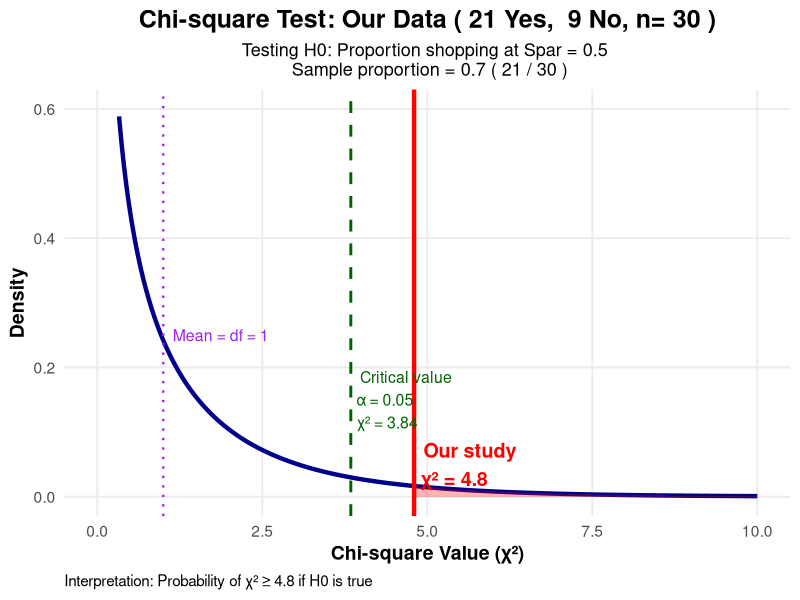
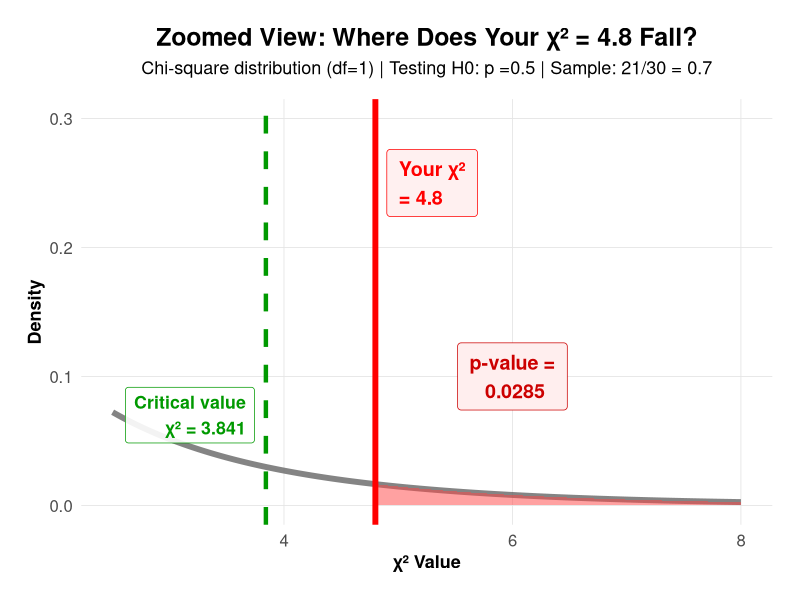

Recreate these plots in R, in order.
## ---- chunk 1
# Corrected Simulation for Our Actual Data
# Testing if proportion shopping at Spar is different from some value

# Load required library
library(ggplot2)

# Our actual data
actual_no <- 9     # 9 students don't shop at Spar
actual_yes <- 21   # 21 students shop at Spar
n_students <- actual_no + actual_yes  # Total = 30

# Null hypothesis proportion (adjust this as needed for Our test)
# Common tests: p = 0.5 (50%), or p = 0.6 (60%), etc.
# You need to specify what you're testing against!
p_null <- 0.5  # Example: testing if proportion = 50%

# Calculate expected frequencies under H₀
expected_yes <- n_students * p_null
expected_no <- n_students * (1 - p_null)

# Calculate Our actual chi-square statistic
actual_chi2 <- (actual_yes - expected_yes)^2 / expected_yes +
               (actual_no - expected_no)^2 / expected_no

# Theoretical p-value
p_value_theoretical <- pchisq(actual_chi2, df = 1, lower.tail = FALSE)

# Create data for theoretical chi-square(1) distribution
x <- seq(0, 10, length.out = 1000)  # Reasonable range for n=30
y <- dchisq(x, df = 1)

# Create data frame
theory_data <- data.frame(x = x, y = y)

# Calculate area in tail (for shading)
tail_data <- data.frame(x = seq(actual_chi2, 10, length.out = 100))
tail_data$y <- dchisq(tail_data$x, df = 1)

# Plot: Theoretical chi-square(1) distribution
p <- ggplot(theory_data, aes(x = x, y = y)) +
  # Plot the theoretical distribution
  geom_line(color = "darkblue", linewidth = 1.5) +
  
  # Shade the tail area (p-value region)
  geom_area(data = tail_data, aes(x = x, y = y), 
            fill = "red", alpha = 0.3) +
  
  # Add vertical line for Our actual result
  geom_vline(xintercept = actual_chi2, 
             color = "red", 
             linewidth = 1.5, 
             linetype = "solid") +
  
  # Add critical value at α = 0.05
  geom_vline(xintercept = qchisq(0.95, df = 1), 
             color = "darkgreen", 
             linewidth = 1, 
             linetype = "dashed") +
  
  # Add mean of distribution (df = 1)
  geom_vline(xintercept = 1, 
             color = "purple", 
             linewidth = 0.8, 
             linetype = "dotted") +
  
  # Annotations
  annotate("text", x = actual_chi2, y = 0.05,
           label = paste("Our study\nχ² =", round(actual_chi2, 2)),
           color = "red", size = 5, hjust = -0.1, fontface = "bold") +
  
  annotate("text", x = qchisq(0.95, df = 1), y = 0.15,
           label = paste("Critical value\nα = 0.05\nχ² =", 
                        round(qchisq(0.95, df = 1), 2)),
           color = "darkgreen", size = 4, hjust = -0.1) +
  
  annotate("text", x = 1, y = 0.25,
           label = paste("Mean = df = 1"),
           color = "purple", size = 4, hjust = -0.1) +
  
  annotate("text", x = -1, y = 0.02,
           label = paste("p-value =", 
                        round(p_value_theoretical, 4)),
           color = "red", size = 5, fontface = "bold") +
  
  # Labels and theme
  labs(title = paste("Chi-square Test: Our Data (", actual_yes, "Yes, ", 
                    actual_no, "No, n=", n_students, ")"),
       subtitle = paste("Testing H0: Proportion shopping at Spar =", p_null, "\n",
                       "Sample proportion =", round(actual_yes/n_students, 3), 
                       "(", actual_yes, "/", n_students, ")"),
       x = "Chi-square Value (χ²)",
       y = "Density",
       caption = paste("Interpretation: Probability of χ² ≥", round(actual_chi2, 2), 
                      "if H0 is true")) +
  
  theme_minimal(base_size = 14) +
  theme(
    plot.title = element_text(face = "bold", size = 18, hjust = 0.5),
    plot.subtitle = element_text(size = 13, hjust = 0.5),
    plot.caption = element_text(size = 11, hjust = 0),
    axis.title = element_text(face = "bold"),
    panel.grid.minor = element_blank()
  ) +
  
  xlim(0, 10) +
  ylim(0, 0.6)

# Print the plot
print(p)

# Print summary information
cat("=====================================================\n")
cat("CHI-SQUARE GOODNESS-OF-FIT TEST\n")
cat("=====================================================\n\n")

cat("Our DATA:\n")
cat("- Yes (shop at Spar):", actual_yes, "\n")
cat("- No (don't shop):   ", actual_no, "\n")
cat("- Total:             ", n_students, "\n")
cat("- Sample proportion: ", round(actual_yes/n_students, 3), 
    " (", actual_yes, "/", n_students, ")\n\n")

cat("NULL HYPOTHESIS:\n")
cat("- H₀: p =", p_null, "\n")
cat("- H₁: p ≠", p_null, "\n\n")

cat("EXPECTED FREQUENCIES UNDER H₀:\n")
cat("- Expected Yes: ", n_students, "×", p_null, "=", expected_yes, "\n")
cat("- Expected No:  ", n_students, "× (1-", p_null, ") =", expected_no, "\n\n")

cat("CHI-SQUARE CALCULATION:\n")
cat("1. For 'Yes' category:\n")
cat("   (O-E)²/E = (", actual_yes, "-", expected_yes, ")²/", expected_yes, 
    " = ", round((actual_yes - expected_yes)^2, 2), "/", expected_yes, 
    " = ", round((actual_yes - expected_yes)^2/expected_yes, 3), "\n\n")

cat("2. For 'No' category:\n")
cat("   (O-E)²/E = (", actual_no, "-", expected_no, ")²/", expected_no, 
    " = ", round((actual_no - expected_no)^2, 2), "/", expected_no, 
    " = ", round((actual_no - expected_no)^2/expected_no, 3), "\n\n")

cat("3. Chi-square statistic:\n")
cat("   χ² = Σ[(O-E)²/E] = ", 
    round((actual_yes - expected_yes)^2/expected_yes, 3), " + ", 
    round((actual_no - expected_no)^2/expected_no, 3), " = ", 
    round(actual_chi2, 4), "\n\n")

cat("SAMPLING DISTRIBUTION:\n")
cat("- Under H0, χ² follows chi-square distribution with df = 1\n")
cat("- df = (categories - 1) = (2 - 1) = 1\n\n")

cat("P-VALUE CALCULATION:\n")
cat("p-value = P(χ² ≥ ", round(actual_chi2, 2), " | df = 1)\n")
cat("        = ", round(p_value_theoretical, 4), "\n\n")

cat("DECISION AT α = 0.05:\n")
cat("Critical value: χ²(0.95, df=1) = ", round(qchisq(0.95, df = 1), 3), "\n")
if(actual_chi2 > qchisq(0.95, df = 1)) {
  cat("Since ", round(actual_chi2, 2), " > ", round(qchisq(0.95, df = 1), 2), 
      " (and p = ", round(p_value_theoretical, 4), " < 0.05)\n")
  cat("→ REJECT H0\n")
} else {
  cat("Since ", round(actual_chi2, 2), " ≤ ", round(qchisq(0.95, df = 1), 2), 
      " (and p = ", round(p_value_theoretical, 4), " ≥ 0.05)\n")
  cat("→ FAIL TO REJECT H0\n")
}

cat("\nINTERPRETATION:\n")
cat("If the true proportion shopping at Spar were ", p_null, ", then the\n")
cat("probability of getting a sample result as extreme as Ours (or more)\n")
cat("is ", round(p_value_theoretical * 100, 2), "%.\n")

if(p_value_theoretical < 0.05) {
  cat("This is statistically significant evidence against H₀.\n")
} else {
  cat("This is not statistically significant evidence against H₀.\n")
}
cat("=====================================================\n")

# Additional: Show what happens with different null hypotheses
cat("\nSENSITIVITY ANALYSIS:\n")
cat("What p-value would you get with different H₀ values?\n")
cat("-------------------------------------------------\n")

test_props <- c(0.3, 0.4, 0.5, 0.6, 0.7)
for(prop in test_props) {
  exp_yes <- n_students * prop
  exp_no <- n_students * (1-prop)
  chi2_val <- (actual_yes - exp_yes)^2/exp_yes + (actual_no - exp_no)^2/exp_no
  p_val <- pchisq(chi2_val, df = 1, lower.tail = FALSE)
  cat("H₀: p = ", prop, " → χ² = ", round(chi2_val, 2), 
      ", p = ", round(p_val, 4), 
      ifelse(p_val < 0.05, " (Reject)", " (Don't reject)"), "\n")
}
## ---- chunk 2
# ZOOMED PLOT focusing on χ² = 4.8 region
# Hides the region below x = 2.5 for cleaner visualization

library(ggplot2)

# Your data
actual_no <- 9     
actual_yes <- 21   
n_students <- 30
p_null <- 0.5

# Calculate chi-square
expected_yes <- n_students * p_null  # 15
expected_no <- n_students * (1 - p_null)  # 15
actual_chi2 <- (actual_yes - expected_yes)^2 / expected_yes +
               (actual_no - expected_no)^2 / expected_no  # = 4.8

p_value <- pchisq(actual_chi2, df = 1, lower.tail = FALSE)  # 0.0285

# Critical value at α = 0.05
critical_value <- qchisq(0.95, df = 1)  # 3.841

# Create data - only from x = 2.5 to show the relevant region
x_start <- 2.5
x_end <- 8
x <- seq(x_start, x_end, length.out = 500)
y <- dchisq(x, df = 1)
theory_data <- data.frame(x = x, y = y)

# Tail area for shading (from χ² = 4.8 to end)
tail_data <- data.frame(x = seq(actual_chi2, x_end, length.out = 100))
tail_data$y <- dchisq(tail_data$x, df = 1)

# Area between critical value and observed χ² (for optional shading)
middle_data <- data.frame(x = seq(critical_value, actual_chi2, length.out = 100))
middle_data$y <- dchisq(middle_data$x, df = 1)

# MAIN ZOOMED PLOT
p_zoom <- ggplot(theory_data, aes(x = x, y = y)) +
  
  # Main distribution line (partial curve)
  geom_line(color = "gray40", linewidth = 2, alpha = 0.8) +
  
  # Shade the p-value area (red)
  geom_area(data = tail_data, aes(x = x, y = y), 
            fill = "#FF4444", alpha = 0.5) +
  
  # Vertical line at critical value (α = 0.05)
  geom_vline(xintercept = critical_value, 
             color = "#009900", 
             linewidth = 1.5,
             linetype = "dashed") +
  
  # Vertical line at observed χ²
  geom_vline(xintercept = actual_chi2, 
             color = "#FF0000", 
             linewidth = 2,
             linetype = "solid") +
  
  # Text labels
  annotate("label", x = critical_value - 0.1, y = 0.07,
           label = paste("Critical value\nχ² =", round(critical_value, 3)),
           color = "#009900", fill = "white", alpha = 0.9,
           size = 4.5, fontface = "bold", label.padding = unit(0.4, "lines"),
           hjust = 1) +
  
  annotate("label", x = actual_chi2 + 0.1, y = 0.25,
           label = paste("Your χ²\n=", round(actual_chi2, 2)),
           color = "#FF0000", fill = "#FFEEEE", alpha = 0.9,
           size = 5, fontface = "bold", label.padding = unit(0.5, "lines"),
           hjust = 0) +
  
  annotate("label", x = 6, y = 0.1,
           label = paste("p-value =\n", round(p_value, 4)),
           color = "#CC0000", fill = "#FFEEEE",
           size = 5, fontface = "bold", label.padding = unit(0.5, "lines"),
           hjust = 0.5) +
  
  # Labels and theme
  labs(
    title = "Zoomed View: Where Does Your χ² = 4.8 Fall?",
    subtitle = paste("Chi-square distribution (df=1) | Testing H0: p =", p_null, 
                    " | Sample: ", actual_yes, "/", n_students, " = ", 
                    round(actual_yes/n_students, 2), sep = ""),
    x = "χ² Value",
    y = "Density"
  ) +
  
  theme_minimal(base_size = 14) +
  theme(
    plot.title = element_text(face = "bold", size = 18, hjust = 0.5),
    plot.subtitle = element_text(size = 13, hjust = 0.5, margin = margin(b = 15)),
    axis.title = element_text(face = "bold", size = 13),
    axis.text = element_text(size = 12),
    panel.grid.major = element_line(color = "gray90", linewidth = 0.3),
    panel.grid.minor = element_blank(),
    plot.margin = margin(20, 20, 20, 20)
  ) +
  
  # Set zoomed x-axis limits
  xlim(x_start, x_end) +
  ylim(0, 0.3)

print(p_zoom)
